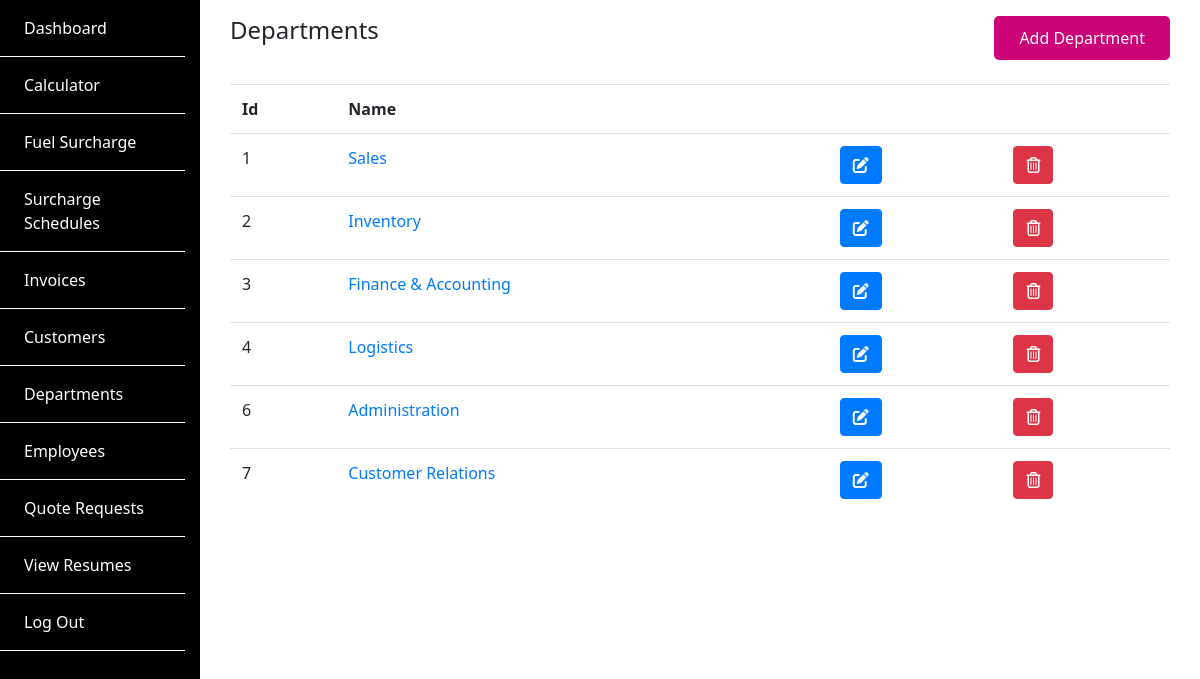
The app's page /departments/ (signed in) with its own data.
### SiteApp/models.py (models this page shows, shortened)
class Department(models.Model):
    name = models.CharField(max_length=50)
    def get_absolute_url(self):
        return reverse('view_department', args=[self.id])

### SiteApp/views.py (the view)
# urls.py: path('departments/', views.ListDepartments, name="list_departments"),
@login_required
def ListDepartments(request):
    departments = Department.objects.all()
    return render(request, 'SiteApp/list_departments.html', {'departments': departments})

### SiteApp/templates/SiteApp/list_departments.html
{% extends 'backend_base.html' %} {% block content %}
<div class="container-fluid py-3">
  <div class="row">
    <div class="col-sm-6">
      <h4>Departments</h4>
    </div>
    <div class="col-sm-6">
      <a href="{% url 'add_department' %}" class="larway-btn float-right"
        >Add Department</a
      >
    </div>
  </div>
  <div class="article mt-4">
    <table class="table">
      <tr>
        <th>Id</th>
        <th>Name</th>
        <th></th>
        <th></th>
      </tr>
      {% for department in departments %}
      <tr>
        <td><span>{{department.id}}</span></td>
        <td>
          <a href="{{department.get_absolute_url }}"
            >{{department.name}}</a
          >
        </td>
        <td>
          <a href="{% url 'edit_department' id=department.id %}" class="btn btn-primary"><span><i class="fas fa-edit"></i></span></a>
        </td>
        <td>
          <a href="{% url 'delete_department' id=department.id %}" class="btn btn-danger"><span><i class="far fa-trash-alt"></i></span></a></a>
        </td>
      </tr>
      {% endfor %}
    </table>
  </div>
</div>
{% endblock %}

### SiteApp/static/SiteApp/css/style.css (style rules this page uses)
* { font-family: "Noto Sans", sans-serif; transition: all ease-in 0.2s; }
html, body { height: 100%; min-height: 100%; }
.larway-btn { background-color: #cc0477; color: #fff; border: none; padding: 10px 25px; border-radius: 5px; }

### records on screen
Department: id "1", name "Sales"
Department: id "2", name "Inventory"
Department: id "3", name "Finance & Accounting"
Department: id "4", name "Logistics"
Department: id "6", name "Administration"
Department: id "7", name "Customer Relations"
